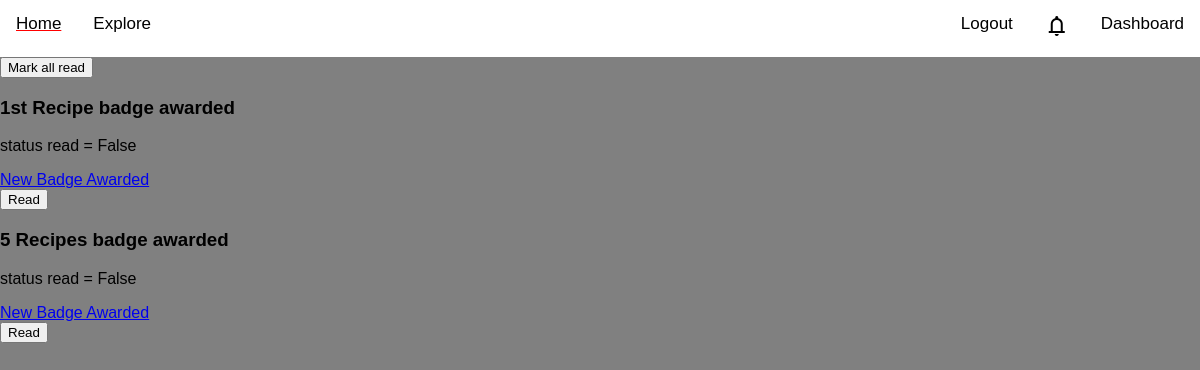
Before: /notifications/ (signed in) with the older database file.
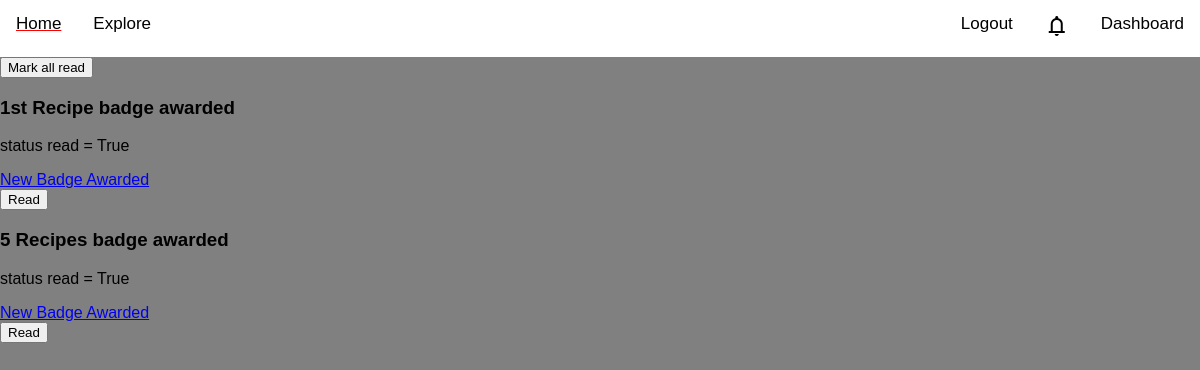
After: the same page with the newer database file.
### notifications/models.py (models this page shows, shortened)
class Notification(models.Model):
    categories = (("badge awarded", "Badge Awarded"),)
    description = models.CharField(max_length=255)
    category = models.CharField(max_length = 255, choices = categories, null = True, blank = True)
    user = models.ForeignKey(User, on_delete=models.CASCADE)
    notification_time = models.DateTimeField(auto_now_add=True)
    read = models.BooleanField(default=False)

### notifications/views.py (the view)
# urls.py: path('', views.view_notifications, name='notifications'),
@login_required
def view_notifications(request):
    notifications = Notification.objects.filter(user = request.user)
    return render(request, 'notifications/notifications.html',{
        'notifications': notifications,
    })

### notifications/context_processors.py (called while the page is built)
def notification_processor(request):
    num_notifications = ''
    if request.user.is_authenticated:
        count = Notification.objects.filter(user = request.user).count()
        if count > 0:
            num_notifications = count
    return {'num_notifications':num_notifications}

### notifications/templates/notifications/notifications.html (shortened to what this page needs)
{% extends 'core/base.html' %}
{% block content %}
<form action="{% url 'notifications:notifications_clear' %}" method="post">
    <button type="submit" name="mark_all_read">Mark all read</button>
</form>
{% for notification in notifications %}
    <div class="notification-card {% if notification.read == False %}unread{% else %}read{% endif %}">
        <h3>{{notification.description}}</h3>
        <p>status read = {{notification.read}}</p>
        <a href="{% url 'badges:badges' %}">New Badge Awarded</a>
        <form action="{% url 'notifications:notification_read' notification.id %}" method="post">
            <button type="submit" name="mark_read">Read</button>
        </form>
    </div>
{% empty %}
<h3>No new notifications</h3>
{% endfor %}
{% endblock content %}

Changed rows visible on the page:
changed Notification "1st Recipe badge awarded": read "False" → "True"
changed Notification "5 Recipes badge awarded": read "False" → "True"
